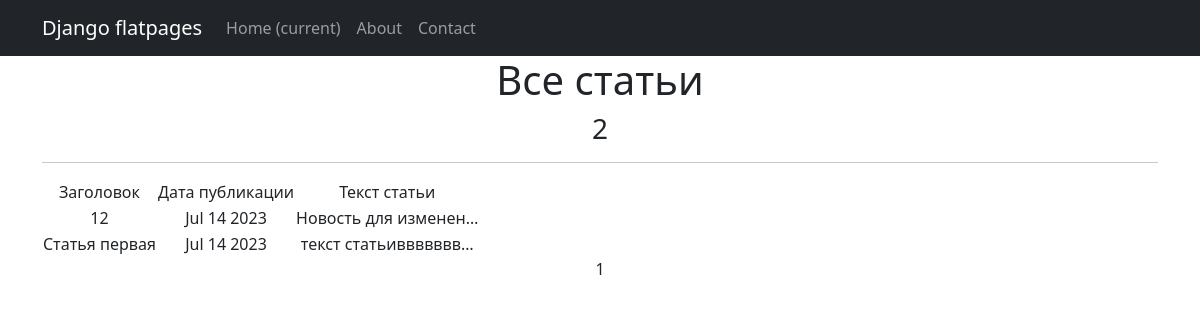
The page /articles/ on the database as committed earlier.
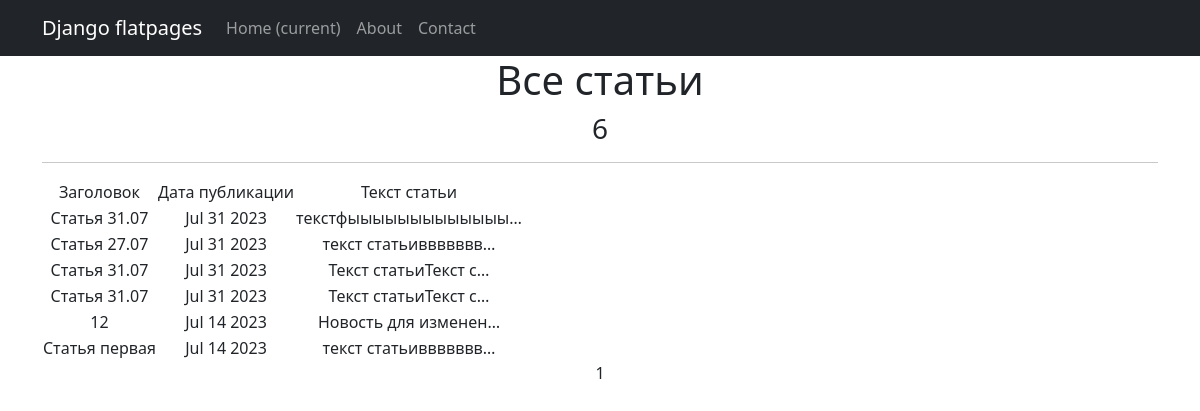
The same page on the database as committed later.
### APP_NewsPortal/models.py (models this page shows, shortened)
class Article(models.Model):
    title = models.CharField(max_length=64)
    text = models.TextField()
    date_pub = models.DateTimeField(auto_now_add=True)
    category = models.ForeignKey(
        to='Category',
        on_delete=models.CASCADE,
        related_name='article'
    )

### APP_NewsPortal/views.py (the view)
# urls.py: path('articles/', ArticleList.as_view(), name='article_list'),
class ArticleList(ListView):
    model = Article
    ordering = '-date_pub'
    template_name = 'articles.html'
    context_object_name = 'articles'
    paginate_by = 10
    def get_context_data(self, **kwargs):
        context = super().get_context_data(**kwargs)
        context['time_pub'] = datetime.utcnow()
        return context

### templates/articles.html (shortened to what this page needs)
{% extends 'flatpages/default.html' %}
{% load custom_filters %}
{% block content %}
<h1>Все статьи</h1>
<h3>{{ articles|length }}</h3>
<hr>
{% if articles %}
<table>
    <tr>
        <td>
            Заголовок
        </td>
        <td>
            Дата публикации
        </td>
        <td>
            Текст статьи
        </td>
    </tr>
    {% for article in articles %}
    <tr>
        <td>{{ article.title }}</td>
        <td>{{ article.date_pub|date:'M d Y' }}</td>
        <td>{{ article.text|truncatechars:20 }}</td>
        <td>
        </td>
    </tr>
    {% endfor %}
</table>
{% else %}
<h2>Статей нет!</h2>
{% endif %}
   {{ page_obj.number }}
{% endblock content %}

### templates/flatpages/default.html (shortened to what this page needs)
<!DOCTYPE html>
<html lang="en">
    <head>
        {% load static %}
        <link href="{% static 'css/styles.css' %}" rel="stylesheet" />
    </head>
    <body>
        <nav class="navbar navbar-expand-lg navbar-dark bg-dark static-top">
   <div class="container">
       <a class="navbar-brand" href="#">Django flatpages</a>
       <div class="collapse navbar-collapse" id="navbarResponsive">
           <ul class="navbar-nav ml-auto">
               <li class="nav-item active">
                   <a class="nav-link" href="#">Home
                       <span class="sr-only">(current)</span>
                   </a>
               </li>
               <li class="nav-item">
                   <a class="nav-link" href="/about/">About</a>
               </li>
               <li class="nav-item">
                   <a class="nav-link" href="/contact/">Contact</a>
               </li>
           </ul>
       </div>
   </div>
</nav>
        <div class="container">
            <div class="row">
                <div class="col-lg-12 text-center">
                    {% block content %}
                    {% endblock content %}
                </div>
            </div>
        </div>
    </body>
</html>

Rows that differ between the two databases and show on the page:
added Article: title "Статья 31.07", date_pub "Jul 31 2023", text "текстфыыыыыыыыыыыыы…"
added Article: title "Статья 27.07", date_pub "Jul 31 2023", text "текст статьиввввввв…"
added Article: title "Статья 31.07", date_pub "Jul 31 2023", text "Текст статьиТекст с…"
added Article: title "Статья 31.07", date_pub "Jul 31 2023", text "Текст статьиТекст с…"
Other text that changed with them:
{{ articles|length }}: "2" → "6"
